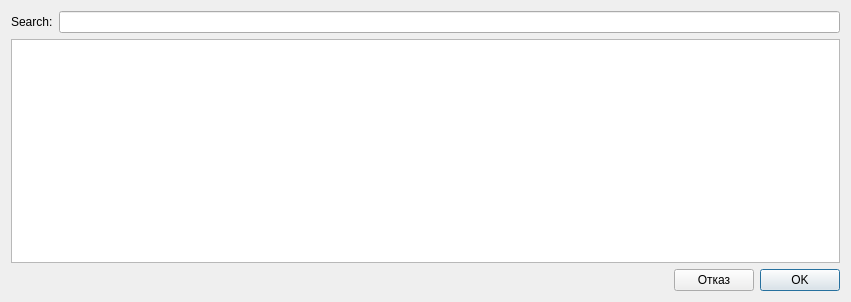
<?xml version="1.0" encoding="UTF-8"?>
<ui version="4.0">
 <class>TableViewDialogClass</class>
 <widget class="QDialog" name="TableViewDialogClass">
  <property name="windowModality">
   <enum>Qt::WindowModality::ApplicationModal</enum>
  </property>
  <property name="geometry">
   <rect>
    <x>0</x>
    <y>0</y>
    <width>851</width>
    <height>302</height>
   </rect>
  </property>
  <property name="font">
   <font>
    <kerning>true</kerning>
   </font>
  </property>
  <property name="windowTitle">
   <string>TableViewDialog</string>
  </property>
  <property name="modal">
   <bool>true</bool>
  </property>
  <layout class="QVBoxLayout" name="verticalLayout">
   <item>
    <layout class="QHBoxLayout" name="horizontalLayout_2">
     <item>
      <widget class="QLabel" name="label">
       <property name="text">
        <string>Search:</string>
       </property>
      </widget>
     </item>
     <item>
      <widget class="QLineEdit" name="searchEdit"/>
     </item>
    </layout>
   </item>
   <item>
    <widget class="QTableView" name="tableView"/>
   </item>
   <item>
    <layout class="QHBoxLayout" name="horizontalLayout">
     <item>
      <spacer name="horizontalSpacer">
       <property name="orientation">
        <enum>Qt::Orientation::Horizontal</enum>
       </property>
       <property name="sizeHint" stdset="0">
        <size>
         <width>40</width>
         <height>20</height>
        </size>
       </property>
      </spacer>
     </item>
     <item>
      <widget class="QPushButton" name="cancelButton">
       <property name="text">
        <string>Отказ</string>
       </property>
       <property name="autoDefault">
        <bool>false</bool>
       </property>
      </widget>
     </item>
     <item>
      <widget class="QPushButton" name="okButton">
       <property name="text">
        <string>OK</string>
       </property>
       <property name="default">
        <bool>true</bool>
       </property>
      </widget>
     </item>
    </layout>
   </item>
  </layout>
 </widget>
 <layoutdefault spacing="6" margin="11"/>
 <resources/>
 <connections/>
</ui>
